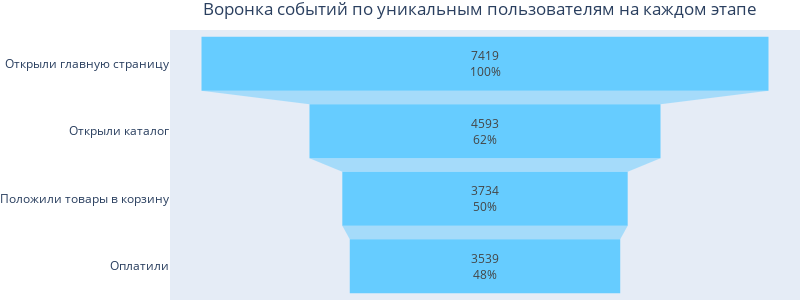

Here is the notebook cell this chart was saved with:
### Markdown cell above
Выведем воронку, которая нам показывает, сколько у нас юзеров на каком из этапов. Конечно, это "воронка" с натяжкой, потому что это не те пользователи, которые прошли весь путь от и до.<br/>
Будет возможность сравнить 2 воронки.

### Code cell
fig_1 = go.Figure(
    go.Funnel(
        y=[
            'Открыли главную страницу',
            'Открыли каталог',
            'Положили товары в корзину',
            'Оплатили',
        ],
        x=users_count['device_id_hash'],
        textinfo = "value+percent initial",
        marker = {"color": "#66CCFF"}
    )
)

fig_1.update_layout(margin=dict(l=0, r=0, t=30, b=0),
                  height=300,
                  width=800,
                  title_text='Воронка событий по уникальным пользователям на каждом этапе', title_x=0.6
                 )

fig_1.show()

### Figure 1 — Plotly figure (JSON) as saved in the notebook; plotly's stock layout.template omitted (floating-point values rounded to 4 significant figures)
{"data": [{"marker": {"color": "#66CCFF"}, "textinfo": "value+percent initial", "type": "funnel", "x": [7419, 4593, 3734, 3539, 840], "y": ["Открыли главную страницу", "Открыли каталог", "Положили товары в корзину", "Оплатили"]}], "layout": {"height": 300, "margin": {"b": 0, "l": 0, "r": 0, "t": 30}, "title": {"text": "Воронка событий по уникальным пользователям на каждом этапе", "x": 0.6}, "width": 800}}
